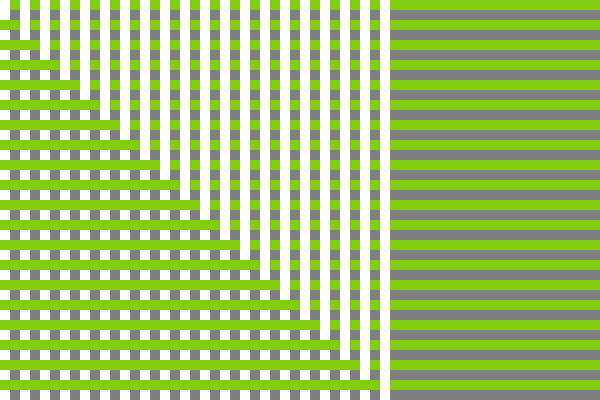
Frame 1 (no input)
Frame 60 (no input): identical to frame 1, image omitted
Frame 120 (the mouse pressed at the canvas centre since frame 60): identical to frame 1, image omitted

The p5.js sketch that drew this single still picture (run headless with seeded random() and noise() and a simulated clock; from frame 60 on, the mouse is pressed at the canvas centre):

// p5.js sketch
// ── sketch.js
// ICM 2015
// DOM Manipulation
// https://github.com/ITPNYU/ICM-2015

var c;

function setup() {
  // create canvas, store a pointer to it in c
  c = createCanvas(600, 400);
  // position canvas in middle of screen
  c.position(windowWidth/2-width/2, windowHeight/2-height/2);
}

function draw() {
  // draw some stuff
  background(127);
  noStroke();
  for (var i = 0; i < height; i += 20) {
    fill(129, 206, 15);
    rect(0, i, width, 10);
    fill(255);
    rect(i, 0, 10, height);
  }
}

// this is called automatically on window resize
function windowResized() {
  // position canvas in middle of screen
  c.position(windowWidth/2-width/2, windowHeight/2-height/2);
}
